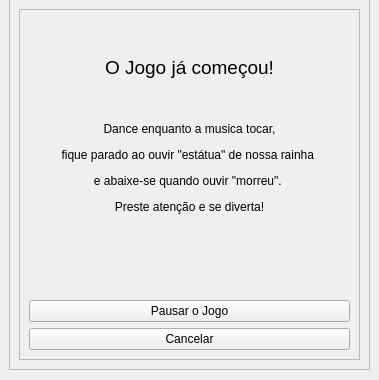
      <widget class="QWidget" name="jogoAndamento">
       <widget class="QFrame" name="frame_12">
        <property name="geometry">
         <rect>
          <x>9</x>
          <y>-1</y>
          <width>361</width>
          <height>371</height>
         </rect>
        </property>
        <property name="frameShape">
         <enum>QFrame::StyledPanel</enum>
        </property>
        <property name="frameShadow">
         <enum>QFrame::Raised</enum>
        </property>
        <layout class="QVBoxLayout" name="verticalLayout_14">
         <item>
          <widget class="QFrame" name="frame_13">
           <property name="frameShape">
            <enum>QFrame::StyledPanel</enum>
           </property>
           <property name="frameShadow">
            <enum>QFrame::Raised</enum>
           </property>
           <layout class="QVBoxLayout" name="verticalLayout_13">
            <item>
             <widget class="QLabel" name="label_16">
              <property name="text">
               <string>&lt;html&gt;&lt;head/&gt;&lt;body&gt;&lt;p align=&quot;center&quot;&gt;&lt;span style=&quot; font-size:14pt;&quot;&gt;O Jogo já começou!&lt;/span&gt;&lt;/p&gt;&lt;/body&gt;&lt;/html&gt;</string>
              </property>
             </widget>
            </item>
            <item>
             <widget class="QLabel" name="label_17">
              <property name="text">
               <string>&lt;html&gt;&lt;head/&gt;&lt;body&gt;&lt;p align=&quot;center&quot;&gt;Dance enquanto a musica tocar,&lt;/p&gt;&lt;p align=&quot;center&quot;&gt;fique parado ao ouvir &amp;quot;estátua&amp;quot; de nossa rainha &lt;/p&gt;&lt;p align=&quot;center&quot;&gt;e abaixe-se quando ouvir &amp;quot;morreu&amp;quot;. &lt;/p&gt;&lt;p align=&quot;center&quot;&gt;Preste atenção e se diverta!&lt;/p&gt;&lt;p align=&quot;center&quot;&gt;&lt;br/&gt;&lt;/p&gt;&lt;/body&gt;&lt;/html&gt;</string>
              </property>
             </widget>
            </item>
            <item>
             <spacer name="verticalSpacer_6">
              <property name="orientation">
               <enum>Qt::Vertical</enum>
              </property>
              <property name="sizeType">
               <enum>QSizePolicy::Minimum</enum>
              </property>
              <property name="sizeHint" stdset="0">
               <size>
                <width>20</width>
                <height>40</height>
               </size>
              </property>
             </spacer>
            </item>
            <item>
             <widget class="QPushButton" name="pausarJogo">
              <property name="text">
               <string>Pausar o Jogo</string>
              </property>
             </widget>
            </item>
            <item>
             <widget class="QPushButton" name="voltarMenu">
              <property name="text">
               <string>Cancelar</string>
              </property>
             </widget>
            </item>
           </layout>
          </widget>
         </item>
        </layout>
       </widget>
      </widget>
